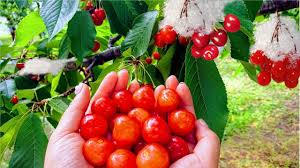
#> input picture data/acerola/183.jpg, 300 x 168 px, found by its file name; its folder holds only this picture in this run
$ python shape_feature.py
#> lines starting #> are read from the running program, lines starting #| are printed output that depends on the picture; after the words box and inside, x2 and y2 are one past the last pixel; in counts of white or black regions, pixels touching at a corner belong together
#> in feature_extraction, image is the input picture: shape (168, 300, 3); mean B, G, R 74.5, 117.5, 138.6
import cv2
import numpy as np
import pandas as pd
from tqdm import tqdm
import os


import cv2
import numpy as np


def extract_shape_features(image):
    gray_image = cv2.cvtColor(image, cv2.COLOR_BGR2GRAY)
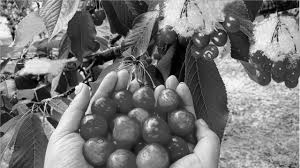
#> gray_image: shape (168, 300); min 0, max 254, mean 118.9
    blurred_image = cv2.GaussianBlur(gray_image, (5, 5), 0)
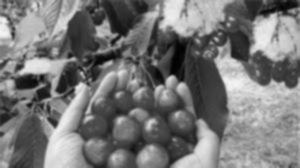
#> blurred_image: shape (168, 300); min 2, max 245, mean 118.8
    edges = cv2.Canny(blurred_image, 50, 150)
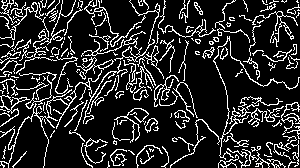
#> edges: shape (168, 300); 16.3% white in thin lines or dots

    contours, _ = cv2.findContours(edges, cv2.RETR_EXTERNAL, cv2.CHAIN_APPROX_SIMPLE)
#> contours = 189 contours, 159 with area under 20; largest, box (x1, y1, x2, y2) and area: (213, 36, 300, 160) 219, (0, 70, 102, 168) 153, (75, 57, 114, 74) 124, (114, 0, 160, 62) 118, (0, 2, 44, 40) 94

    # Initialize lists to hold the feature values for each contour
    areas = []
    perimeters = []
    aspect_ratios = []
    extents = []
    solidities = []

    for contour in contours:
        # Calculate area of the contour and add to list
        area = cv2.contourArea(contour)
        areas.append(area)

        # Calculate the perimeter of the contour and add to list
        perimeter = cv2.arcLength(contour, True)
        perimeters.append(perimeter)

        # Calculate aspect ratio and add to list
        x, y, w, h = cv2.boundingRect(contour)
        aspect_ratio = float(w) / h if h != 0 else 0
        aspect_ratios.append(aspect_ratio)

        # Calculate extent and add to list
        rect_area = w * h
        extent = float(area) / rect_area if rect_area != 0 else 0
        extents.append(extent)

        # Calculate solidity and add to list
        hull = cv2.convexHull(contour)
        hull_area = cv2.contourArea(hull)
        solidity = float(area) / hull_area if hull_area != 0 else 0
        solidities.append(solidity)
#> this loop made 189 passes
#> (area, perimeter, x, y, w, h, aspect_ratio, rect_area) on passes 10, 23, 37: (26.5, 214.7, 239, 149, 31, 19, 1.63, 589), (51.5, 146.3, 84, 138, 24, 26, 0.923, 624), (37.5, 236.5, 170, 119, 50, 49, 1.02, 2450)
#> after the loop, areas = 189 values, max 219 at index 134, min 0 at index 33, mean 13.99; aspect_ratios = 189 values, max 4.22 at index 83, min 0.222 at index 51, mean 1.1; extents = 189 values, max 0.55 at index 132, min 0 at index 33, mean 0.0692; perimeters = 189 values, max 1183.9 at index 134, min 0 at index 63, mean 74.85; solidities = 189 values, max 1 at index 54, min 0 at index 33, mean 0.198

    # If there are no contours, return zeros for all features
    if len(contours) == 0:
        return [0, 0, 0, 0, 0]

    # Calculate the mean of each feature across all contours
    mean_area = np.mean(areas)
#> mean_area = 13.99
    mean_perimeter = np.mean(perimeters)
#> mean_perimeter = 74.85
    mean_aspect_ratio = np.mean(aspect_ratios)
#> mean_aspect_ratio = 1.1
    mean_extent = np.mean(extents)
#> mean_extent = 0.0692
    mean_solidity = np.mean(solidities)
#> mean_solidity = 0.198

    # Return a single set of features representing the mean values
    return [mean_area, mean_perimeter, mean_aspect_ratio, mean_extent, mean_solidity]


def feature_extraction(folder):
    shape_features = []

    # Iterate over the subfolders in the folder
    for folder_name in tqdm(os.listdir(folder)):
        folder_path = os.path.join(folder, folder_name)

        # Iterate over the images in each subfolder
        for image_name in tqdm(os.listdir(folder_path)):
            image_path = os.path.join(folder_path, image_name)
            image = cv2.imread(image_path)

            shape_feature = extract_shape_features(image)
#> shape_feature = [13.99, 74.85, 1.1, 0.0692, 0.198]
            shape_features.append(shape_feature)
#> pass 2 of the loop in feature_extraction, `for folder_name in tqdm(os.listdir(folder)):`:
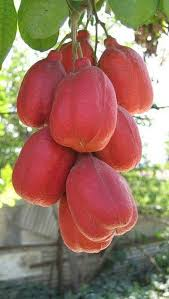
#> input picture data/ackee/259.jpg, 169 x 299 px, found by its file name
#> in feature_extraction, image is the input picture: shape (299, 169, 3); mean B, G, R 98.1, 116.8, 153.7
#> gray_image: shape (299, 169)
#> in extract_shape_features (call 2), `blurred_image = cv2.GaussianBlur(gray_image, (5, 5), 0)`:
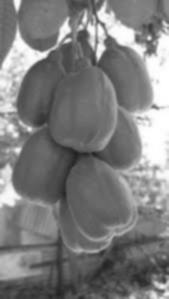
#> blurred_image: shape (299, 169); min 33, max 255, mean 125.7
#> in extract_shape_features (call 2), `edges = cv2.Canny(blurred_image, 50, 150)`:
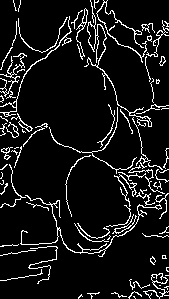
#> edges: shape (299, 169); 8.9% white in thin lines or dots
#> contours = 82 contours, 64 with area under 20; largest, box (x1, y1, x2, y2) and area: (84, 0, 152, 127) 227, (143, 273, 169, 299) 129, (20, 195, 162, 257) 100, (0, 16, 72, 117) 94, (96, 0, 147, 63) 82
#> the loop in extract_shape_features (call 2), `for contour in contours:` made 82 passes
#> contour on passes 7, 9, 56: [[159, 285], [160, 285]], [[165, 275], [168, 275]], [[162, 108], [161, 109], [162, 108], [168, 108]]

    df = pd.DataFrame(
        shape_features,
        columns=["Area", "Perimeter", "Aspect Ratio", "Extent", "Solidity"],
    )
    df.to_csv("shape_features.csv", index=False)


feature_extraction("data")
